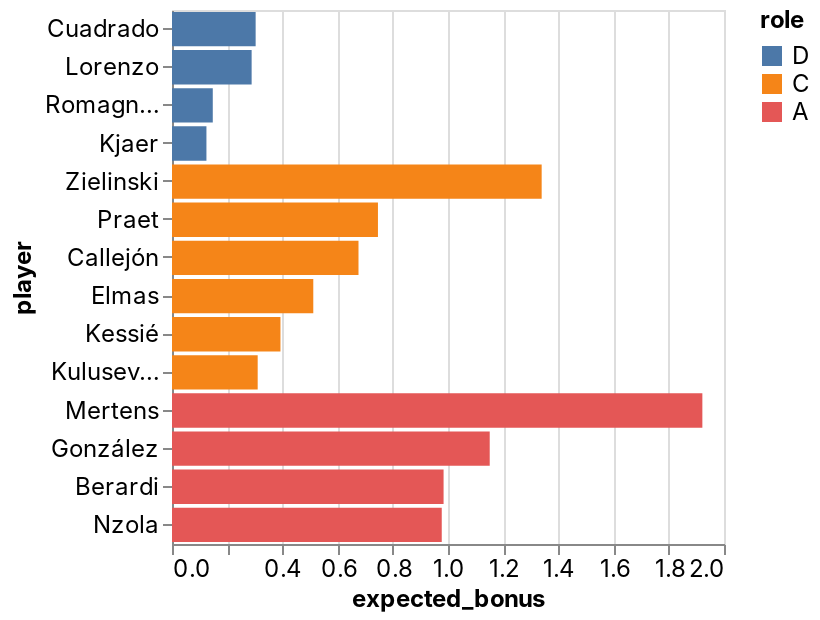

Notebook code cell kept with this figure:
### Code cell
_deepnote_run_altair(team, """{"$schema":"https://vega.github.io/schema/vega-lite/v4.json","mark":{"type":"bar","tooltip":{"content":"data"}},"height":220,"autosize":{"type":"fit"},"data":{"name":"placeholder"},"encoding":{"x":{"field":"expected_bonus","type":"quantitative","sort":null,"scale":{"type":"linear","zero":false}},"y":{"field":"player","type":"nominal","sort":null,"scale":{"type":"linear","zero":true}},"color":{"field":"role","type":"nominal","sort":null,"scale":{"type":"linear","zero":false}}}}""")

### Figure 1 — Vega-Lite specification as saved in the notebook (floating-point values rounded to 4 significant figures)
{"config": {"view": {"continuousWidth": 400, "continuousHeight": 300}, "area": {"fill": "#51C0E9"}, "axis": {"labelFont": "Inter, sans-serif", "labelFontSize": 12, "labelFontWeight": "normal", "labelLimit": 60, "labelOverlap": "greedy", "titleFont": "Inter, sans-serif", "titleFontSize": 12, "titleFontWeight": "bold"}, "background": "#ffffff", "legend": {"labelFont": "Inter, sans-serif", "labelFontSize": 12, "titleFont": "Inter, sans-serif", "titleFontSize": 12, "titleFontWeight": "bold"}, "line": {"stroke": "#51C0E9", "strokeWidth": 2}, "rect": {"fill": "#51C0E9"}, "title": {"anchor": "start", "color": "#000000", "font": "Inter, sans-serif", "fontSize": 22, "fontWeight": "normal"}}, "data": {"name": "data-7ebbe248db20c6dc17ade4fa84a64100"}, "mark": {"type": "bar", "tooltip": {"content": "data"}}, "autosize": {"type": "fit"}, "encoding": {"color": {"type": "nominal", "field": "role", "scale": {"type": "linear", "zero": false}, "sort": null}, "x": {"type": "quantitative", "field": "expected_bonus", "scale": {"type": "linear", "zero": false}, "sort": null}, "y": {"type": "nominal", "field": "player", "scale": {"type": "linear", "zero": true}, "sort": null}}, "height": 300, "width": "container", "$schema": "https://vega.github.io/schema/vega-lite/v4.json", "datasets": {"data-7ebbe248db20c6dc17ade4fa84a64100": [{"fanta_team": "Beverly INPS", "role": "D", "player": "Cuadrado", "home_team": "AC Milan", "away_team": "Juventus", "expected_bonus": 0.303}, {"fanta_team": "Beverly INPS", "role": "D", "player": "Lorenzo", "home_team": "Napoli", "away_team": "Salernitana", "expected_bonus": 0.2885}, {"fanta_team": "Beverly INPS", "role": "D", "player": "Romagnoli", "home_team": "AC Milan", "away_team": "Juventus", "expected_bonus": 0.1477}, {"fanta_team": "Beverly INPS", "role": "D", "player": "Kjaer", "home_team": "AC Milan", "away_team": "Juventus", "expected_bonus": 0.1248}, {"fanta_team": "Beverly INPS", "role": "C", "player": "Zielinski", "home_team": "Napoli", "away_team": "Salernitana", "expected_bonus": 1.339}, {"fanta_team": "Beverly INPS", "role": "C", "player": "Praet", "home_team": "Torino", "away_team": "Sassuolo", "expected_bonus": 0.7462}, {"fanta_team": "Beverly INPS", "role": "C", "player": "Callejón", "home_team": "Cagliari", "away_team": "Fiorentina", "expected_bonus": 0.6757}, {"fanta_team": "Beverly INPS", "role": "C", "player": "Elmas", "home_team": "Napoli", "away_team": "Salernitana", "expected_bonus": 0.5119}, {"fanta_team": "Beverly INPS", "role": "C", "player": "Kessié", "home_team": "AC Milan", "away_team": "Juventus", "expected_bonus": 0.393}, {"fanta_team": "Beverly INPS", "role": "C", "player": "Kulusevski", "home_team": "AC Milan", "away_team": "Juventus", "expected_bonus": 0.3105}, {"fanta_team": "Beverly INPS", "role": "A", "player": "Mertens", "home_team": "Napoli", "away_team": "Salernitana", "expected_bonus": 1.922}, {"fanta_team": "Beverly INPS", "role": "A", "player": "González", "home_team": "Cagliari", "away_team": "Fiorentina", "expected_bonus": 1.151}, {"fanta_team": "Beverly INPS", "role": "A", "player": "Berardi", "home_team": "Torino", "away_team": "Sassuolo", "expected_bonus": 0.984}, {"fanta_team": "Beverly INPS", "role": "A", "player": "Nzola", "home_team": "Spezia", "away_team": "Sampdoria", "expected_bonus": 0.9774}]}}
